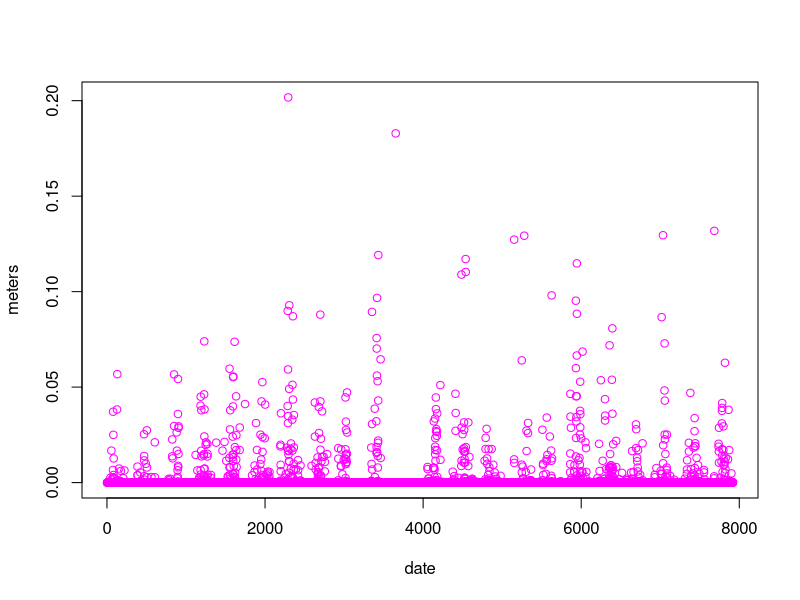
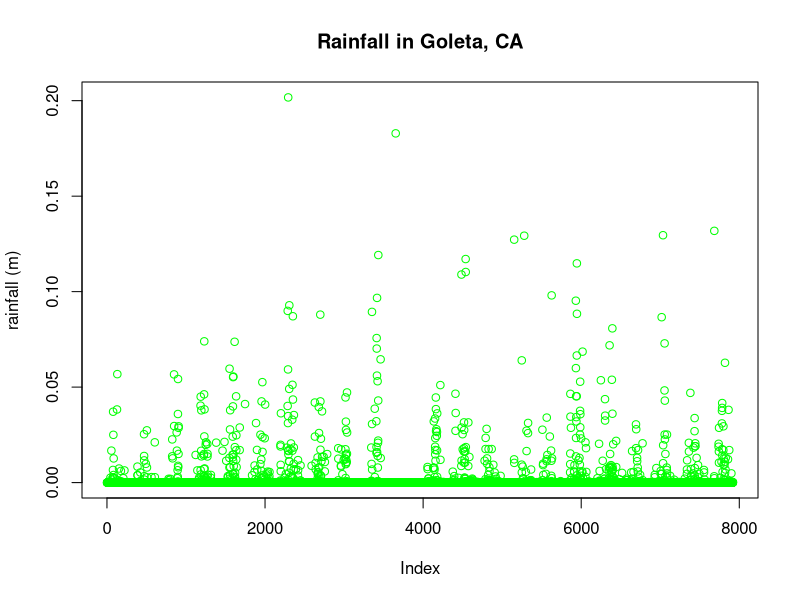
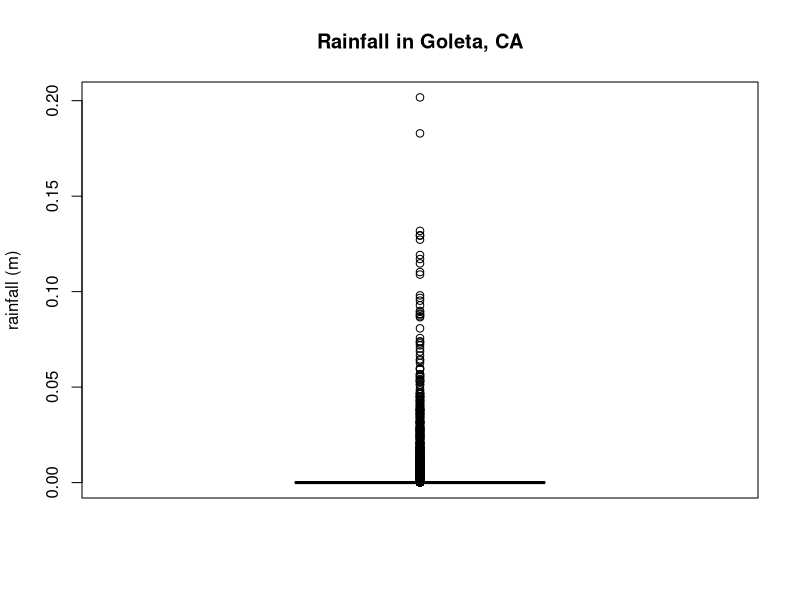

The R script that drew these images, in order:


pcp= read.table("pcp.txt", header=T)
pcp
plot(pcp$meters,xlab="date", ylab="meters",col="magenta")


plot(pcp$meters,ylab="rainfall (m)", main="Rainfall in Goleta, CA", col="green")

boxplot(pcp$meters,ylab="rainfall (m)", main="Rainfall in Goleta, CA", col="magenta")


